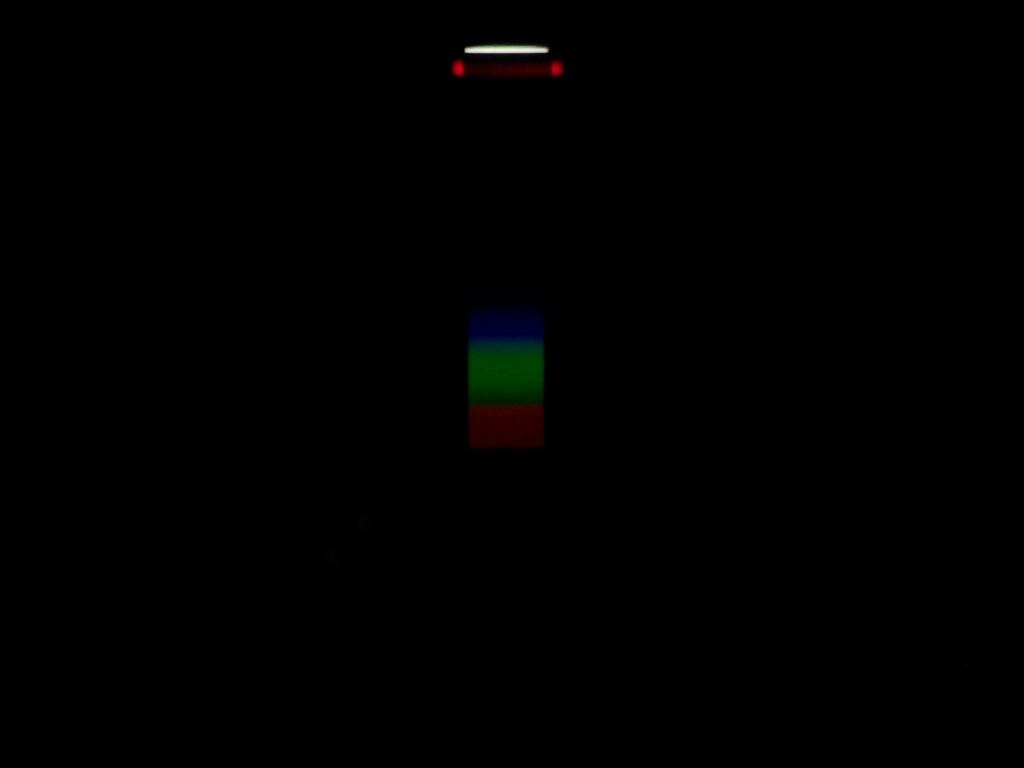
#> input picture 12-spectr/DATA/spectr_photos/Blue_FullSpectr.png, 1024 x 768 px, found by its file name; its folder holds 4 pictures in this run
$ python 12-2-spectr-main.py
#> lines starting #> are read from the running program, lines starting #| are printed output that depends on the picture
### 12-spectr/spectrFunctions.py
import time

import numpy as np
import matplotlib.pyplot as plt
import imageio

import os
from os import read
import pathlib

def loadData(dir):
    files = os.listdir(dir)
    print(files)

    colors = []

    for i in range (len(files)):
        colors.append(imageio.imread(dir + files[i]))
#> the loop `for i in range (len(colors)):` made 4 passes
#> pass 1, in cutpic, `picture = picture[dots[0]:dots[1], dots[2]:dots[3], :]`:
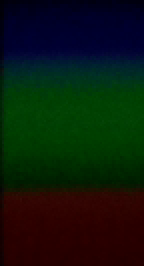
#> picture: shape (133, 72, 4) (shown 2 times larger); mean of channels 0, 1, 2, 3 12.4, 25.6, 13.3, 255; drawn as R, G, B
#> pass 2, in cutpic (call 2), `picture = picture[dots[0]:dots[1], dots[2]:dots[3], :]`:
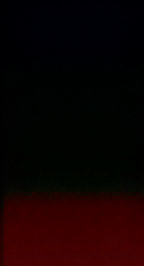
#> picture: shape (133, 72, 4) (shown 2 times larger); mean of channels 0, 1, 2, 3 16, 1.7, 1.8, 255; drawn as R, G, B
#> pass 3, in cutpic (call 3), `picture = picture[dots[0]:dots[1], dots[2]:dots[3], :]`:
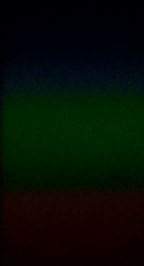
#> picture: shape (133, 72, 4) (shown 2 times larger); mean of channels 0, 1, 2, 3 5.8, 13.2, 4.5, 255; drawn as R, G, B

    return colors


def cutpic(picture, dots):
    picture = picture[dots[0]:dots[1], dots[2]:dots[3], :]

    return picture


def polynom(stripes, dots, degree):
    mercury = [576.96, 546.074, 435.83]

    polyK = np.polyfit(stripes, mercury, degree) # коэф-ы полинома
    polynom = np.poly1d(polyK) # полином
    print(polynom)

    yvals = np.polyval(polynom, stripes)
    mercurySpectr = np.polyval(polynom, np.linspace(1, dots[1] - dots[0], dots[1] - dots[0])) # Ox for all plots in wavelengths

    data = [yvals, mercurySpectr]

    return  data


def intensities(colors, dots):
    intensities = []

    for i in range (len(colors)):
        intensity = []

        for y in range (dots[1]-dots[0]):
            oneStripeIntence = 0

            for x in range (dots[3]-dots[2]):

                if sum(colors[i][y, x, :]) > 0:
                    oneStripeIntence += sum(colors[i][y, x, :])

            oneStripeIntence = int( oneStripeIntence/(3*(dots[3]-dots[2]) ))
            intensity.append(oneStripeIntence)
        intensities.append(intensity)

    return intensities


def albedoes(intensities, num):

#> called with num = 8
    albedoes = []

    for i in range (len(intensities)):
        albedo = []

        for k in range (len(intensities[i])):
            albedo.append(intensities[i][k]/intensities[num][k])

        albedoes.append(albedo)

    return albedoes


# [65 lines left out: functions polynomPlot, intensitiesPlot, albedoesPlot, not called in this run]

### 12-spectr/12-2-spectr-main.py
import numpy as np
import matplotlib.pyplot as plt
import imageio

import time

import os
from os import read

import spectrFunctions as func

# Enter constants
dir = 'C:/Users/User/Desktop/Repositories/get/12-spectr/DATA/spectr_photos/'
dir1 = 'C:/Users/User/Desktop/Repositories/get/12-spectr/DATA/plots/'

dots = [310, 443, 468, 540] # y1, y2, x1, x2
stripes = [136, 91, 21] # stripe1, stripe2, stripe3 - Oy


# Load data from all files in directory
colors = func.loadData(dir)


# Cut pictures
for i in range (len(colors)):
    colors[i] = func.cutpic(colors[i], dots)


# Polynomial selection
wavelength = func.polynom(stripes, dots, 3)[1]
xScatter = func.polynom(stripes, dots, 3)[0]


# Calculate intensities
intensities = func.intensities(colors, dots)


# Calculate albedos
#> (the run stopped early here; a loop or call above may not have finished)
